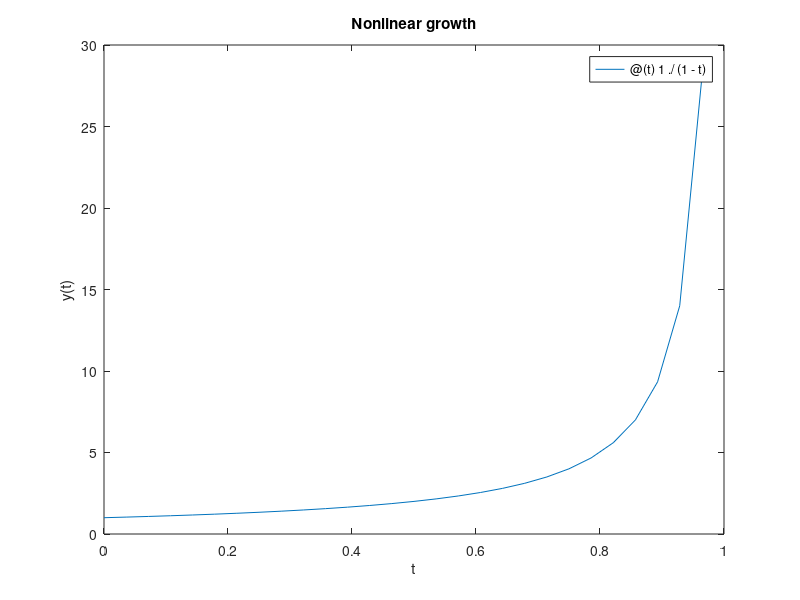

Write the MATLAB code that produced this figure. (Note: this script raises an error after producing the figure.)

      close all
      
	    y = @(t) 1./(1-t);
	    fplot(y,[0,1])
	    xlabel('t'), ylabel('y(t)')
	    title('Nonlinear growth')
	  
      if length(get(0,'children')) > 0
        set(gcf,'paperpos',[0 0 5 2.75])
        print -dsvg fo_intro_nonlin_growth.svg
      end
      
      
